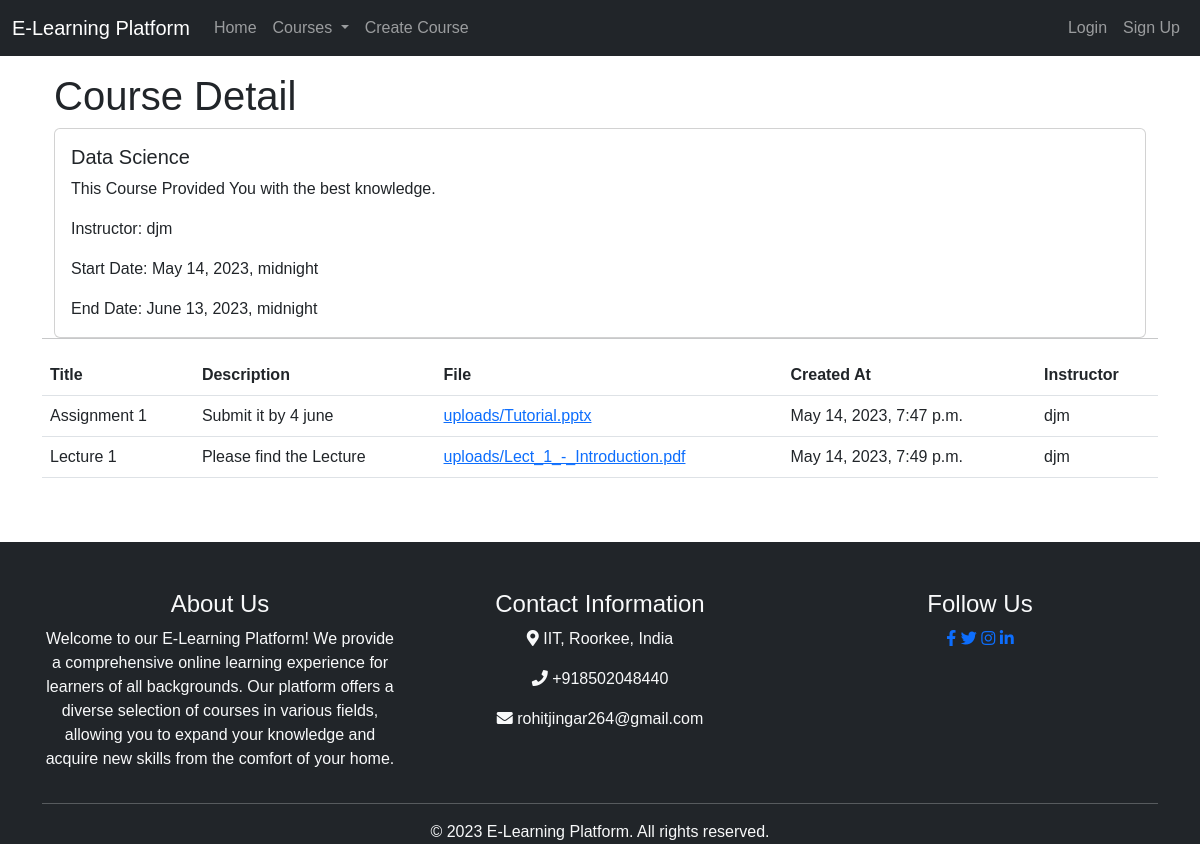
The app's page /search/coursedata/73/ with its own data.
### course/models.py (models this page shows, shortened)
class Course(models.Model):
    name = models.CharField(max_length=100)
    description = models.TextField()
    instructor = models.ForeignKey(UserProfile,on_delete=models.CASCADE)
    start_date = models.DateTimeField(default=timezone.now)
    end_date = models.DateTimeField(null=True, blank=True)
    is_active = models.BooleanField(default=True)
    enrollment_key = models.CharField(max_length=20, unique=True, null=True, blank=True)
    course_image = models.ImageField(upload_to='course_images', blank=True, null=True)

class CourseData(models.Model):
    title = models.CharField(max_length=100)
    description = models.TextField()
    file = models.FileField(upload_to='uploads/')
    created_at = models.DateTimeField(auto_now_add=True)
    course = models.ForeignKey(Course,on_delete = models.CASCADE)
    instructor = models.ForeignKey(UserProfile,on_delete=models.CASCADE)

### home/models.py (models this page shows)
class UserProfile(models.Model):
    user = models.CharField(max_length=122,blank=True)
    email = models.EmailField(max_length=122,blank=True)
    phone = models.CharField(max_length=13,blank=True)
    password = models.CharField(max_length=122,blank=True)
    bio = models.TextField(blank=True)
    picture = models.ImageField(upload_to='profile_pics', blank=True)
    skill_set = models.CharField(max_length=200,blank=True)
    learning_interests = models.CharField(max_length=200,blank=True)
    completed_courses = models.CharField(max_length=200,blank=True)
    certifications = models.CharField(max_length=200,blank=True)
    def __str__(self):
        return self.user

### search/views.py (the view)
# urls.py: path('coursedata/<int:pk>/', EnrolledCourseDetailView.as_view(), name='course-data-detail'),
class EnrolledCourseDetailView(DetailView):
    model = Course
    template_name = 'enroll_course_detail.html'
    context_object_name = 'course'
    def get_context_data(self, **kwargs):
        context = super().get_context_data(**kwargs)
        context['course_data'] = CourseData.objects.filter(course=self.object)
        return context

### templates/enroll_course_detail.html (shortened to what this page needs)
{% extends 'index.html' %}
{% block body %}
<div class="container pt-4">
    <h1>Course Detail</h1>
    <div class="card">
        <div class="card-body">
            <h5 class="card-title">{{ course.name }}</h5>
            <p class="card-text">{{ course.description }}</p>
            <p class="card-text">Instructor: {{ course.instructor }}</p>
            <p class="card-text">Start Date: {{ course.start_date }}</p>
            <p class="card-text">End Date: {{ course.end_date }}</p>
        </div>
    </div>
    <div class="row">
        <hr>
        {% if course_data %}
            <table class="table">
                <thead>
                    <tr>
                        <th>Title</th>
                        <th>Description</th>
                        <th>File</th>
                        <th>Created At</th>
                        <th>Instructor</th>
                    </tr>
                </thead>
                <tbody>
                    {% for data in course_data %}
                        <tr>
                            <td>{{ data.title }}</td>
                            <td>{{ data.description }}</td>
                            <td><a href="{{ data.file.url }}" target="_blank">{{ data.file.name }}</a></td>
                            <td>{{ data.created_at }}</td>
                            <td>{{ data.instructor }}</td>
                        </tr>
                    {% endfor %}
                </tbody>
            </table>
        {% else %}
            <p>No course data available.</p>
        {% endif %}
    </div>
</div>
{% endblock body%}

### templates/index.html (shortened to what this page needs)
<!DOCTYPE html>
<html lang="en">
  <head>
    <link
      href="https://cdn.jsdelivr.net/npm/bootstrap@5.3.0-alpha3/dist/css/bootstrap.min.css"
      rel="stylesheet"
    />
    {% load static %}
    <link rel="stylesheet" href="{% static 'styles.css' %}">
    <link rel="stylesheet" href="https://cdnjs.cloudflare.com/ajax/libs/font-awesome/5.15.3/css/all.min.css" />
  </head>
  <body>
    <nav class="navbar navbar-expand-lg navbar-dark bg-dark fixed-top">
      <div class="container-fluid">
        <a class="navbar-brand" href="/">E-Learning Platform</a>
        <div class="collapse navbar-collapse" id="navbarSupportedContent">
          <ul class="navbar-nav me-auto mb-2 mb-lg-0">
            <li class="nav-item">
              <a class="nav-link" aria-current="page" href="/">Home</a>
            </li>
            <li class="nav-item dropdown">
              <a class="nav-link dropdown-toggle" href="#" role="button" data-bs-toggle="dropdown" aria-expanded="false">
                Courses
              </a>
            </li>
            <li class="nav-item">
              <a class="nav-link" href="{% url 'course-create' %}">Create Course</a>
            </li>
          </ul>
          <ul class="navbar-nav ml-auto">
            {% if user.is_authenticated %}
            <li class="nav-item">
              <a class="nav-link" href="{% url 'userprofile-detail' pk=user.id %}"> <i class="fas fa-user-circle fa-2x"></i></a>
            </li>
            <li class="nav-item">
              <a class="nav-link" href="{% url 'logout' %}">Logout</a>
            </li>
            {% else %}
            <li class="nav-item">
              <a class="nav-link" href="/login">Login</a>
            </li>
            <li class="nav-item">
              <a class="nav-link" href="/signup">Sign Up</a>
            </li>
            {% endif %}
          </ul>
        </div>
      </div>
    </nav>
    <div class="container mt-5">
      {% block body %} {% endblock body %}
    </div>
    <footer class="footer bg-dark text-light mt-5">
      <div class="container text-center">
          <div class="row pt-5">
              <div class="col-md-4">
                <h4>About Us</h4>
                <p>Welcome to our E-Learning Platform! We provide a comprehensive online learning experience for learners of all backgrounds. Our platform offers a diverse selection of courses in various fields, allowing you to expand your knowledge and acquire new skills from the comfort of your home.</p>
            </div>
            <div class="col-md-4">
                <h4>Contact Information</h4>
                <p><i class="fas fa-map-marker-alt"></i> IIT, Roorkee, India</p>
                <p><i class="fas fa-phone"></i> +918502048440</p>
                <p><i class="fas fa-envelope"></i> rohitjingar264@gmail.com</p>
            </div>
            <div class="col-md-4">
                <h4>Follow Us</h4>
                <div class="social-icons">
                    <a href="https://www.facebook.com/rohitkumar.solanki.5074?mibextid=ZbWKwL"><i class="fab fa-facebook-f"></i></a>
                    <a href="https://twitter.com/jingar_rohit?t=nbCYYGaex6bzRFDV5zgM8w&s=08"><i class="fab fa-twitter"></i></a>
                    <a href="https://instagram.com/rohit__jingar45?igshid=OTk0YzhjMDVlZA=="><i class="fab fa-instagram"></i></a>
                    <a href="https://www.linkedin.com/in/rohit-kumar-jingar-9271a9222"><i class="fab fa-linkedin-in"></i></a>
                </div>
            </div>
        </div>
        <hr>
        <p>© 2023 E-Learning Platform. All rights reserved.</p>
    </div>
</footer>
  </body>
</html>

### static/styles.css (style rules this page uses)
* { margin: 0; padding: 0; font-family: sans-serif; }

### records on screen
Course: name "Data Science", description "This Course Provided You with the best knowledge.", instructor "djm", start_date "May 14, 2023, midnight", end_date "June 13, 2023, midnight"
CourseData: title "Assignment 1", description "Submit it by 4 june", file.name "uploads/Tutorial.pptx", created_at "May 14, 2023, 7:47 p.m.", instructor "djm"
CourseData: title "Lecture 1", description "Please find the Lecture", file.name "uploads/Lect_1_-_Introduction.pdf", created_at "May 14, 2023, 7:49 p.m.", instructor "djm"
